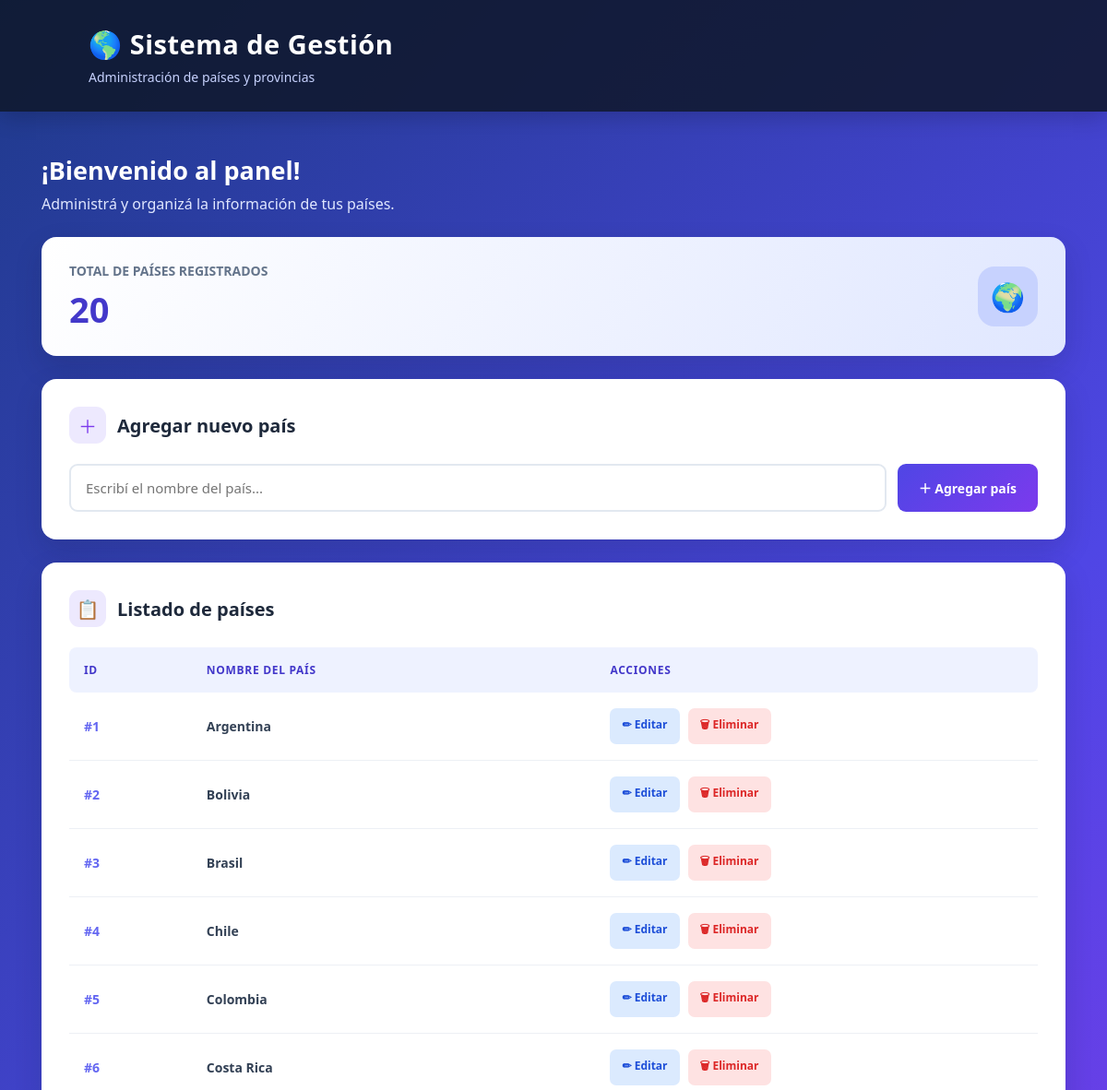
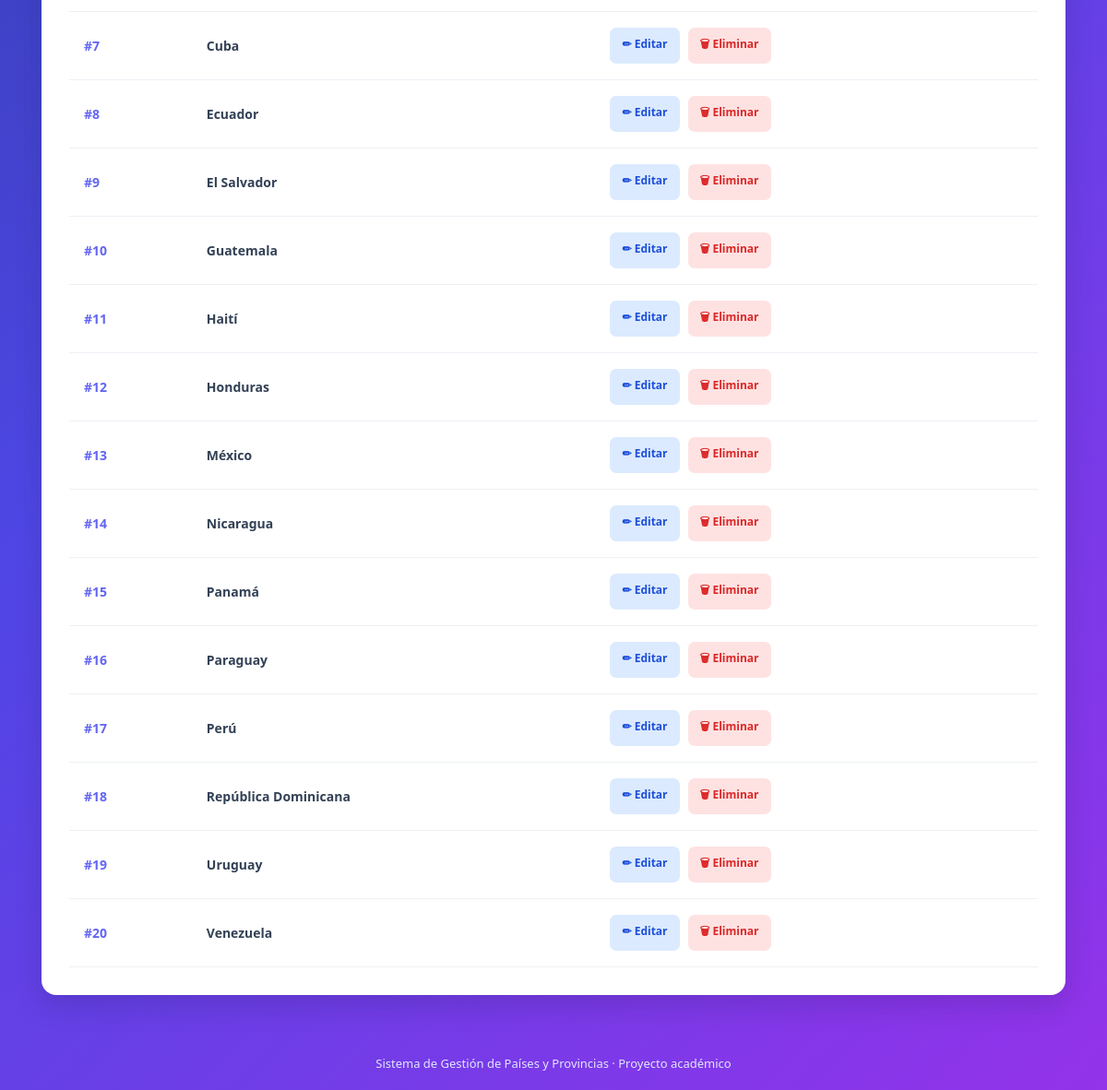
The page / on the database its author committed (2 pictures, top to bottom).
### tables this page shows
CREATE TABLE IF NOT EXISTS paises (
    pais_id INT AUTO_INCREMENT PRIMARY KEY,
    pais_descripcion VARCHAR(50) NOT NULL
);

### index.php (the view, shortened to what this page needs)
<?php
require_once "conexion.php";
$sql = "SELECT * FROM paises ORDER BY pais_id ASC";
$resultado = $conexion->query($sql);
$total = $resultado->num_rows;
?>
<!DOCTYPE html>
<html lang="es">
<head>
</head>
<body>
<header>
    <div class="encabezado">
        <h1>🌎 Sistema de Gestión</h1>
        <p>Administración de países y provincias</p>
    </div>
</header>
<div class="contenedor">
    <div class="bienvenida">
        <h2>¡Bienvenido al panel!</h2>
        <p>Administrá y organizá la información de tus países.</p>
    </div>
    <div class="resumen">
        <div>
            <span>TOTAL DE PAÍSES REGISTRADOS</span>
            <h2><?php echo $total; ?></h2>
        </div>
        <div class="icono-resumen">🌍</div>
    </div>
    <div class="tarjeta">
        <div class="titulo-tarjeta">
            <div class="icono">＋</div>
            <h2>Agregar nuevo país</h2>
        </div>
        <form action="agregar.php" method="POST">
            <input
                type="text"
                name="pais_descripcion"
                placeholder="Escribí el nombre del país..."
                required
            >
            <button type="submit">＋ Agregar país</button>
        </form>
    </div>
    <div class="tarjeta">
        <div class="titulo-tarjeta">
            <div class="icono">📋</div>
            <h2>Listado de países</h2>
        </div>
        <div class="tabla-contenedor">
            <table>
                <thead>
                    <tr>
                        <th>ID</th>
                        <th>Nombre del país</th>
                        <th>Acciones</th>
                    </tr>
                </thead>
                <tbody>
                    <?php if ($total > 0) { ?>
                        <?php while ($pais = $resultado->fetch_assoc()) { ?>
                            <tr>
                                <td class="numero">
                                    #<?php echo $pais['pais_id']; ?>
                                </td>
                                <td class="nombre-pais">
                                    <?php echo htmlspecialchars($pais['pais_descripcion']); ?>
                                </td>
                                <td>
                                    <div class="acciones">
                                        <a class="editar"
                                           href="editar.php?id=<?php echo $pais['pais_id']; ?>">
                                            ✏ Editar
                                        </a>
                                        <a class="eliminar"
                                           href="eliminar.php?id=<?php echo $pais['pais_id']; ?>"
                                           onclick="return confirm('¿Seguro que deseas eliminar este país?')">
                                            🗑 Eliminar
                                        </a>
                                    </div>
                                </td>
                            </tr>
                        <?php } ?>
                    <?php } ?>
                </tbody>
            </table>
        </div>
    </div>
</div>
<footer>
    Sistema de Gestión de Países y Provincias · Proyecto académico
</footer>
</body>
</html>

### index.php (style rules this page uses)
* { margin: 0; padding: 0; box-sizing: border-box; font-family: 'Segoe UI', Arial, sans-serif; }
body { min-height: 100vh; background: linear-gradient(135deg, #1e3a8a, #4f46e5, #9333ea); color: #1e293b; }
header { background: rgba(15, 23, 42, 0.85); color: white; padding: 28px 8%; box-shadow: 0 5px 25px rgba(0,0,0,0.2); }
.encabezado { max-width: 1200px; margin: auto; }
header h1 { font-size: 29px; letter-spacing: 0.5px; }
header p { color: #c7d2fe; margin-top: 7px; font-size: 14px; }
.contenedor { max-width: 1150px; margin: 45px auto; padding: 0 20px; }
.bienvenida { color: white; margin-bottom: 25px; }
.bienvenida h2 { font-size: 27px; margin-bottom: 7px; }
.bienvenida p { color: #e0e7ff; }
.resumen { display: flex; align-items: center; justify-content: space-between; background: linear-gradient(120deg, #ffffff, #e0e7ff); padding: 25px 30px; border-radius: 16px; margin-bottom: 25px; box-shadow: 0 12px 30px rgba(15,23,42,0.15); }
.resumen span { color: #64748b; font-size: 14px; font-weight: 600; }
.resumen h2 { color: #4338ca; font-size: 38px; margin-top: 5px; }
.icono-resumen { background: #c7d2fe; color: #4338ca; width: 65px; height: 65px; border-radius: 18px; display: flex; align-items: center; justify-content: center; font-size: 30px; }
.tarjeta { background: white; padding: 30px; border-radius: 16px; margin-bottom: 25px; box-shadow: 0 12px 30px rgba(15,23,42,0.15); }
.titulo-tarjeta { display: flex; align-items: center; gap: 12px; margin-bottom: 22px; }
.titulo-tarjeta h2 { font-size: 20px; color: #1e293b; }
.icono { background: #ede9fe; color: #7c3aed; width: 40px; height: 40px; border-radius: 11px; display: flex; align-items: center; justify-content: center; font-size: 20px; }
form { display: flex; gap: 12px; }
input { flex: 1; padding: 14px 16px; border: 2px solid #e2e8f0; border-radius: 9px; font-size: 15px; outline: none; transition: 0.2s; }
button { background: linear-gradient(135deg, #4f46e5, #7c3aed); color: white; border: none; padding: 14px 23px; border-radius: 9px; cursor: pointer; font-weight: 600; font-size: 14px; transition: 0.2s; }
.tabla-contenedor { overflow-x: auto; }
table { width: 100%; border-collapse: collapse; }
th { background: #eef2ff; color: #4338ca; text-align: left; padding: 16px; font-size: 12px; text-transform: uppercase; letter-spacing: 0.7px; }
th:first-child { border-radius: 8px 0 0 8px; }
th:last-child { border-radius: 0 8px 8px 0; }
td { padding: 17px 16px; border-bottom: 1px solid #edf0f5; font-size: 14px; }
tbody tr { transition: 0.2s; }
.numero { color: #6366f1; font-weight: bold; }
.nombre-pais { font-weight: 600; color: #334155; }
.acciones { display: flex; gap: 9px; }
.editar, .eliminar { text-decoration: none; padding: 9px 13px; border-radius: 7px; font-size: 12px; font-weight: 700; transition: 0.2s; }
.editar { background: #dbeafe; color: #1d4ed8; }
.eliminar { background: #fee2e2; color: #dc2626; }
footer { text-align: center; color: #e0e7ff; font-size: 13px; padding: 20px; }

### rows shown on the page
paises: pais_id "1", pais_descripcion "Argentina"
paises: pais_id "2", pais_descripcion "Bolivia"
paises: pais_id "3", pais_descripcion "Brasil"
paises: pais_id "4", pais_descripcion "Chile"
paises: pais_id "5", pais_descripcion "Colombia"
paises: pais_id "6", pais_descripcion "Costa Rica"
paises: pais_id "7", pais_descripcion "Cuba"
paises: pais_id "8", pais_descripcion "Ecuador"
paises: pais_id "9", pais_descripcion "El Salvador"
paises: pais_id "10", pais_descripcion "Guatemala"
paises: pais_id "11", pais_descripcion "Haití"
paises: pais_id "12", pais_descripcion "Honduras"
paises: pais_id "13", pais_descripcion "México"
paises: pais_id "14", pais_descripcion "Nicaragua"
paises: pais_id "15", pais_descripcion "Panamá"
paises: pais_id "16", pais_descripcion "Paraguay"
paises: pais_id "17", pais_descripcion "Perú"
paises: pais_id "18", pais_descripcion "República Dominicana"
paises: pais_id "19", pais_descripcion "Uruguay"
paises: pais_id "20", pais_descripcion "Venezuela"

### other values the page prints
$total "20"
